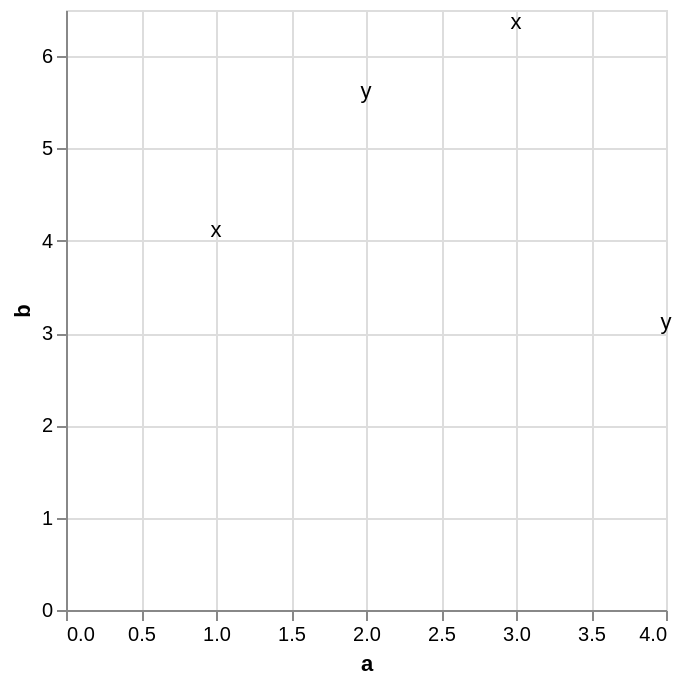

Vega-Lite specification stored for this chart:
### Vega-Lite specification from a JSON file in a GitHub repository (floating-point values rounded to 4 significant figures)
{"$schema": "https://vega.github.io/schema/vega-lite/v6.4.1.json", "config": {"view": {"continuousHeight": 300, "continuousWidth": 300}}, "data": {"name": "data-aec22b5641fce54c6a1b0f41e0a05405"}, "datasets": {"data-aec22b5641fce54c6a1b0f41e0a05405": [{"a": 1, "b": 4.0, "c": "x", "t": "2026-01-01T00:00:00"}, {"a": 2, "b": 5.5, "c": "y", "t": "2026-01-02T00:00:00"}, {"a": 3, "b": 6.25, "c": "x", "t": "2026-01-03T00:00:00"}, {"a": 4, "b": 3.0, "c": "y", "t": "2026-01-04T00:00:00"}]}, "encoding": {"text": {"field": "c", "type": "nominal"}, "x": {"field": "a", "type": "quantitative"}, "y": {"field": "b", "type": "quantitative"}}, "mark": {"dy": -5, "type": "text"}}
